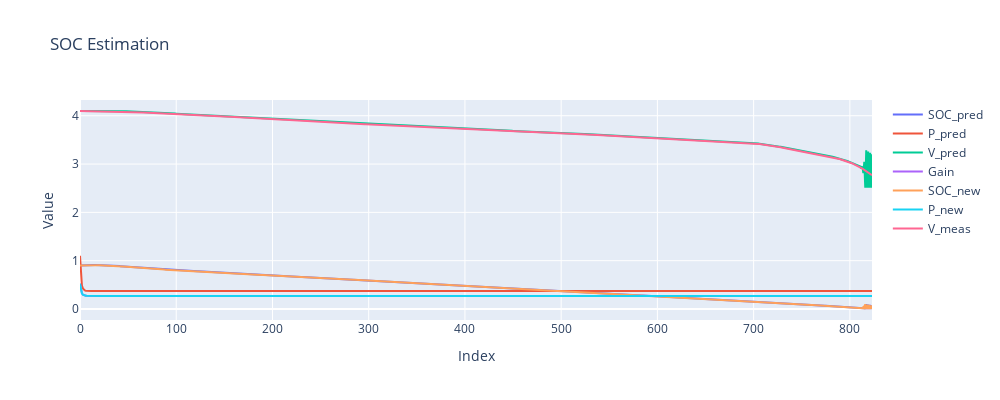

Notebook cell for this chart:
### Code cell
others_to_plot = []
for k,v in soc_by_KF["other"].items():
    try:
        v = [arr.item() for arr in v]
    except: pass
    others_to_plot.append({"label":k, "data":v})
create_single_fig_line_plot(others_to_plot[1:], others_to_plot[0], "SOC Estimation")

### Figure 1 — Plotly figure (JSON) as saved in the notebook; plotly's stock layout.template omitted (floating-point values rounded to 4 significant figures; data arrays with more than 128 entries replaced by an {"elided": "..."} marker saying what was removed)
{"data": [{"mode": "lines", "name": "SOC_pred", "type": "scatter", "x": {"elided": "824 int values"}, "y": {"elided": "824 float values"}}, {"mode": "lines", "name": "P_pred", "type": "scatter", "x": {"elided": "824 int values"}, "y": {"elided": "824 float values"}}, {"mode": "lines", "name": "V_pred", "type": "scatter", "x": {"elided": "824 int values"}, "y": {"elided": "824 float values"}}, {"mode": "lines", "name": "Gain", "type": "scatter", "x": {"elided": "824 int values"}, "y": {"elided": "824 float values"}}, {"mode": "lines", "name": "SOC_new", "type": "scatter", "x": {"elided": "824 int values"}, "y": {"elided": "824 float values"}}, {"mode": "lines", "name": "P_new", "type": "scatter", "x": {"elided": "824 int values"}, "y": {"elided": "824 float values"}}, {"mode": "lines", "name": "V_meas", "type": "scatter", "x": {"elided": "824 int values"}, "y": {"elided": "824 float values"}}], "layout": {"height": 400, "showlegend": true, "title": {"text": "SOC Estimation"}, "width": 1000, "xaxis": {"title": {"text": "Index"}}, "yaxis": {"title": {"text": "Value"}}}}
